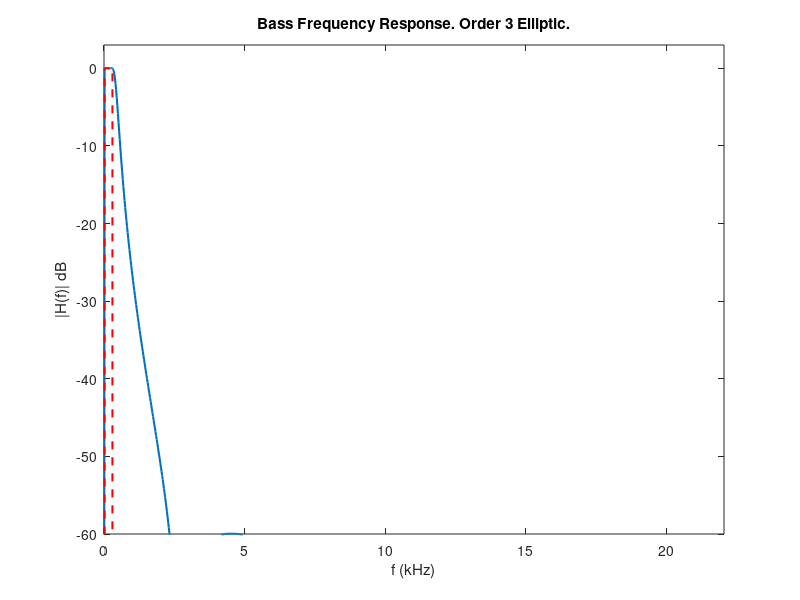
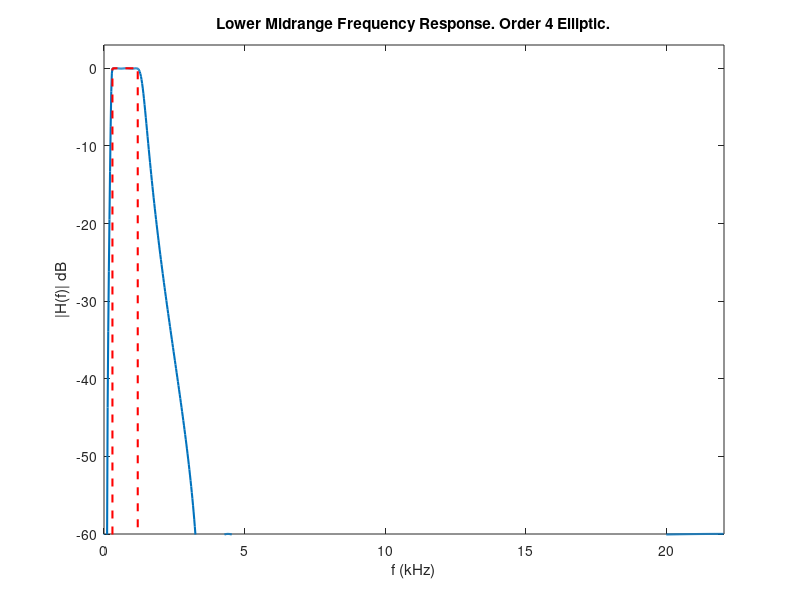
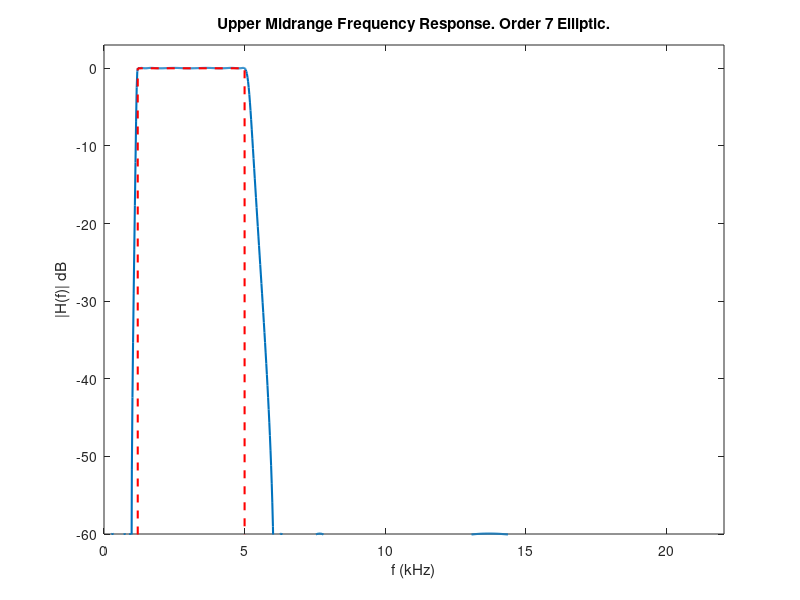
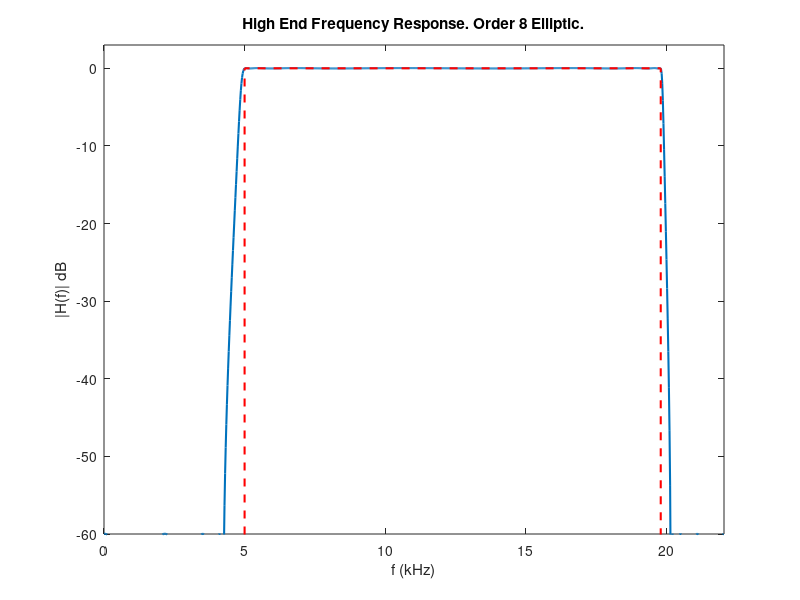

These figures' MATLAB source, in order:
%__________________________________________________________________________
%
% Description: 
%
%   DSP Mini-project 3 Filter Generator.
%
%   Students: Modify this code to generate the four filters needed for the
%             demo.
%
%             It is important that you look at the filter responses and
%             make sure they are relatively smooth - very jagged filter
%             responses are not valid.
%
%             Students: Modify code marked as XXXX.
%
% Inputs:  None
%
% Outputs: Plots, saves data files.
%
% References: None
%
% Change History:
%
% 09 October 2020 - Original
%
% Authors:
% John Ball (modified from decimation help example in Matlab)
%__________________________________________________________________________
%
clc
clear variables
close all

%
% Specify the freqency ranges for each region
%
regions = {'Bass', ...
           'Lower Midrange', ...
           'Upper Midrange', ...
           'High End'};

%
% Sampling rate in Hz (do not change this!)
%
fs = 44100;

%
% Passband frequencies in Hz for each region
%
f_passband_Hz = {[20, 300], ...           % Bass
                 [300, 1200], ...        % Lower midrange
                 [1200, 5000], ...        % Upper midrange
                 [5000, 19800]};           % High end

%
% Stopband frequencies in Hz for each region
%
f_stopband_Hz = {[1, 350], ...            % Bass
                 [250, 1250], ...        % Lower midrange
                 [1100, 5200], ...        % Upper midrange
                 [4800, 19900]};           % High end

% 
% Max filter order (may be required to get a reasonable filter
% Set value to inf to not constrain.
%
% Hint: Values from 3 to 8 are reasonable
%
max_N = {3, ...                         % Bass
         4, ...                         % Lower midrange
         7, ...                         % Upper midrange
         8};                            % High end
      
%
% Filter type. Only have one uncommented.
%
%filter_type = 'Butterworth'; 
%filter_type = 'Chebyshev-I';
filter_type = 'Elliptic';

%
% Create filters
%
for k = 1 : length(regions)
 
   % Get filter regions passband low and high frequencies
   freq_range = f_passband_Hz{k};
   f_pass_lo = freq_range(1);
   f_pass_hi = freq_range(2);
 
   % Get filter regions stopband low and high frequencies
   freq_range = f_stopband_Hz{k};
   f_stop_lo = freq_range(1);
   f_stop_hi = freq_range(2);
   
   % Get max filter order
   N_filter_max = max_N{k};
   
   %
   % Design filter
   %
   switch filter_type
      
      case 'Butterworth'
         Wpass = [f_pass_lo, f_pass_hi] / (fs/2);
         Wstop = [f_stop_lo, f_stop_hi] / (fs/2);
         Rp = 0.05;
         As = 60;
         [N, Wn] = buttord(Wpass, Wstop, Rp, As);
         N = min(N, N_filter_max);
         [bb, aa] = butter(N, Wn);
         title_str = 'butterworth_filter_coeff.mat';
   
      case 'Chebyshev-I'
         Wpass = [f_pass_lo, f_pass_hi] / (fs/2);
         Wstop = [f_stop_lo, f_stop_hi] / (fs/2);
         Rp = 0.05;
         As = 60;
         [N, Wp] = cheb1ord(Wpass, Wstop, Rp, As);
         N = min(N, N_filter_max);
         [bb, aa] = cheby1(N, Rp, Wp);
         title_str = 'chebyshev1_filter_coeff.mat'
         
      case 'Elliptic'
         Wpass = [f_pass_lo, f_pass_hi] / (fs/2);
         Wstop = [f_stop_lo, f_stop_hi] / (fs/2);
         Rp = 0.05;
         As = 60;
         [N, Wp] = ellipord(Wpass, Wstop, Rp, As);
         N = min(N, N_filter_max);
         [bb, aa] = ellip(N, Rp, As, Wp);
         title_str = 'elliptic.mat'
         
   end
   
   %
   % Normalize filter response to specified frequency
   %
   f_mid = (f_pass_lo + f_pass_hi) / 2.0;
   [H, ~] = freqz(bb, aa, f_mid * ones(1, 1024), fs);
   Htarget_dB = 0.0;                        % dB
   Htarget = 10 ^ (Htarget_dB / 10.0);
   bb = bb / abs(H(1)) * Htarget;
  
   %
   % Store coefficients
   %
   a{k} = aa;
   b{k} = bb;
   
   % Print info on filter.
   fprintf('Designing %s %-15s filter with N = %-2d and passband = [%-8.1f, %-8.1f] Hz.\n', ...
      filter_type, regions{k}, N, f_pass_lo, f_pass_hi);
   
   %
   % Plot freqeuncy response
   %
   [H, f] = freqz(bb, aa, 1024, fs);
   H_dB = 20*log10(abs(H) + 1e-6);
   
   figure;
   h = plot(f/1e3, H_dB); set(h, 'LineWidth', 1.5);
   hold on;
   h = plot([f_pass_lo f_pass_lo f_pass_hi f_pass_hi] / 1e3, [-100 0 0 -100], 'r--'); set(h, 'LineWidth', 1.5);
   title(sprintf('%s Frequency Response. Order %d %s.', ...
      regions{k}, N, filter_type));
   xlabel('f (kHz)');
   ylabel('|H(f)| dB');
   ax = axis;
   axis([0, fs/2/1e3, -60, 3]); drawnow;
end

%
% Set your filename here. Remember to change it for each filter set you create.
%
filter_filename = title_str;

fprintf('\nSaving filter data to file %s.\n', filter_filename);
save(filter_filename, 'fs', 'regions', 'f_passband_Hz', 'b', 'a');
